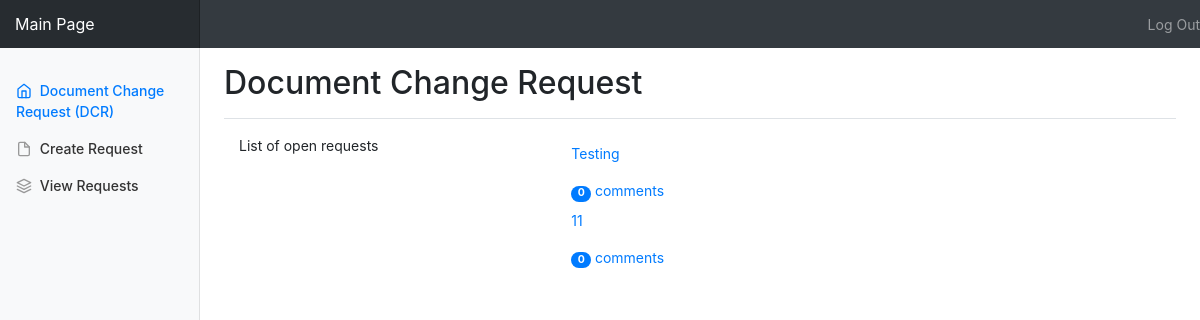
/Requests/, run on the app's committed database.
### requests/models.py (models this page shows, shortened)
class Request(models.Model):
    user = models.ForeignKey(User, related_name='request',on_delete=models.CASCADE, null=True)
    created_at = models.DateTimeField(auto_now=True)
    document_title = models.CharField(max_length=255,unique=True)
    slug = models.SlugField(allow_unicode=True,unique=True)
    priority = models.CharField(max_length=20, choices=PRIORITY, default=' ')
    new_document_or_process = models.CharField(max_length=20, choices=NEW, default=' ')
    are_other_stakeholders_affected = models.CharField(max_length=20, choices=NEW, default=' ')
    requested_changes = models.TextField(blank=True,default='')
    description_html = models.TextField(editable=False,default='',blank=True)
    area = models.CharField(max_length=20, choices=AREA, default=' ')
    status = models.CharField(max_length=20, choices=STATUS_CHOICES, default='New - Pending Review')
    revision_number = models.CharField(max_length=3,default=' ',unique=False)
    reason_for_change = models.TextField(blank=True,default='')
    file_name = models.CharField(max_length=255,unique=False)
    file = models.CharField(max_length=255,unique=False)
    class Meta:
        ordering = ['-created_at']

### requests/views.py (the view)
class ListRequests(generic.ListView):
    model = Request

### requests/templates/requests/request_list.html (shortened to what this page needs)
{% extends "requests/requests_base.html" %}
{% load bootstrap3 %}
{% block prerequest %}
<div class="col-md-4">
  <div class="content">
    <p>List of open requests</p>
  </div>
</div>
{% endblock %}
{% block request_content %}
<div class="col-md-8">
  <div class="list-request">
    {% for request in object_list %}
    <a class ='list-request-item list-request-item-action' href="{% url 'requests:single' slug=request.slug %}">
      <div class="list-grroup-item-text container-fluid">
        {{request.description_html|safe}}
        <div class="row">
          <div class="col-md-4">
            <span class = 'badge badge-primary badge-pill'>{{request.comments.count}}</span>
            comment{{request.comments.count|pluralize}}
          </div>
        </div>
      </div>
    </a>
    {% endfor %}
  </div>
</div>
{% endblock %}

### static/css/master.css (style rules this page uses)
body { margin-top:20px; }
html, body { height: 100%; width: 100%; overflow: scroll; background: #191063; margin: 0; }

### static/gr_dcr/css/DCR_template.css (style rules this page uses)
body { font-size: .875rem; background-color: white; }

### data on the page
Request: description_html "Testing", comments.count "0"
Request: description_html "11", comments.count "0"
